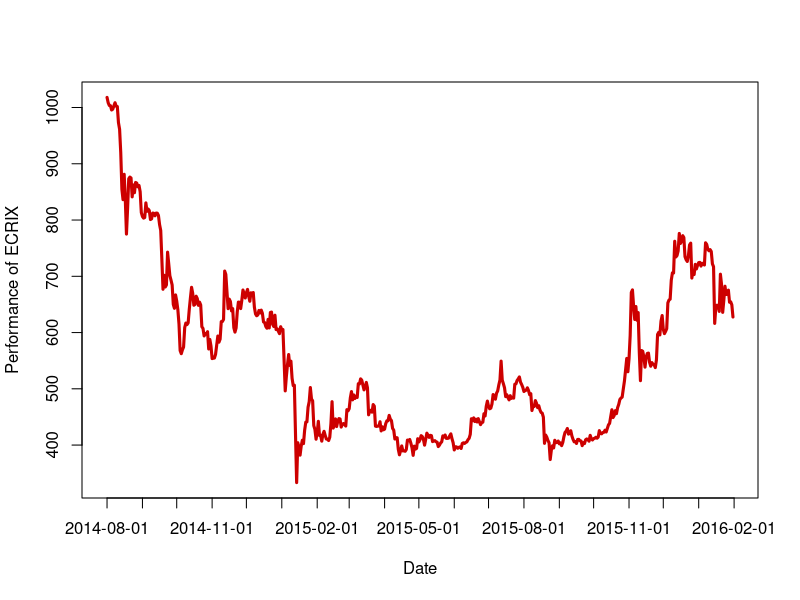

Here is the R script that generated this plot:
rm(list = ls(all = TRUE))
graphics.off()

# please change your working directory 
# setwd('C:/...')

ecrix = read.csv("ecrix.csv", header = FALSE)
ecrix$V1 = as.character(ecrix$V1)
last_substr = substr(ecrix$V1, (nchar(ecrix$V1[1]) - 4), 
    (nchar(ecrix$V1[1]) - 3))
last_substr_which = which(last_substr != c(last_substr[-1], tail(last_substr, 
    n = 1))) + 1
last_substr_which = c(1, last_substr_which)
names_crix = ecrix$V1[last_substr_which]

plot(ecrix[, 2], type = "l", col = "red3", xaxt = "n", lwd = 3, xlab = "Date", 
     ylab = "Performance of ECRIX")
axis(1, at = c(last_substr_which, 550), label = c(names_crix, "2016-02-01"))